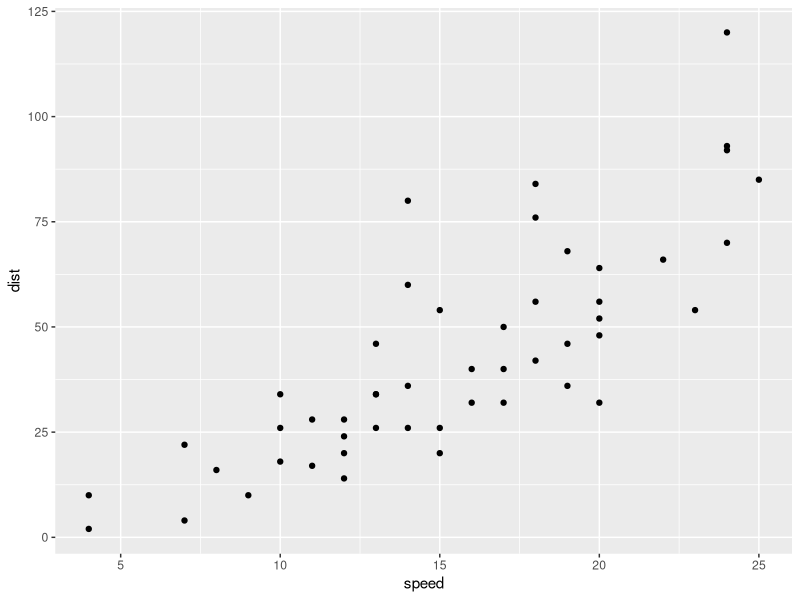
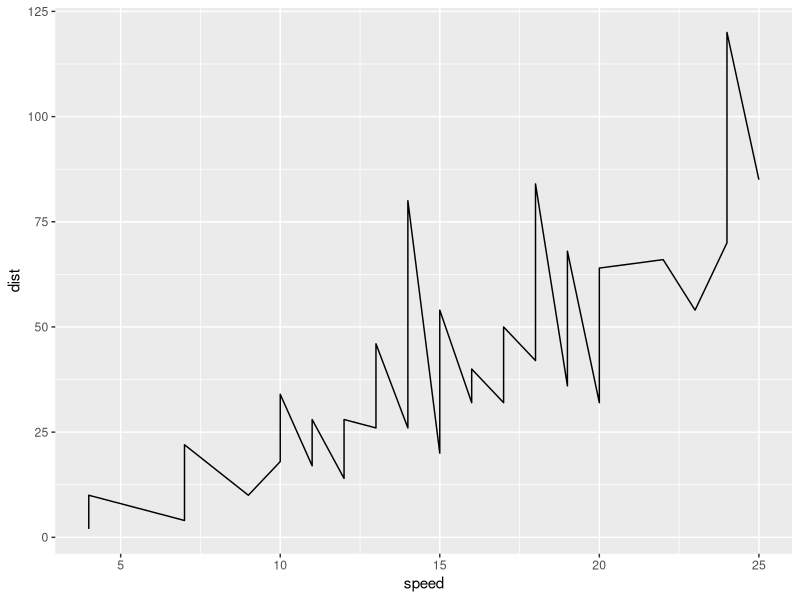
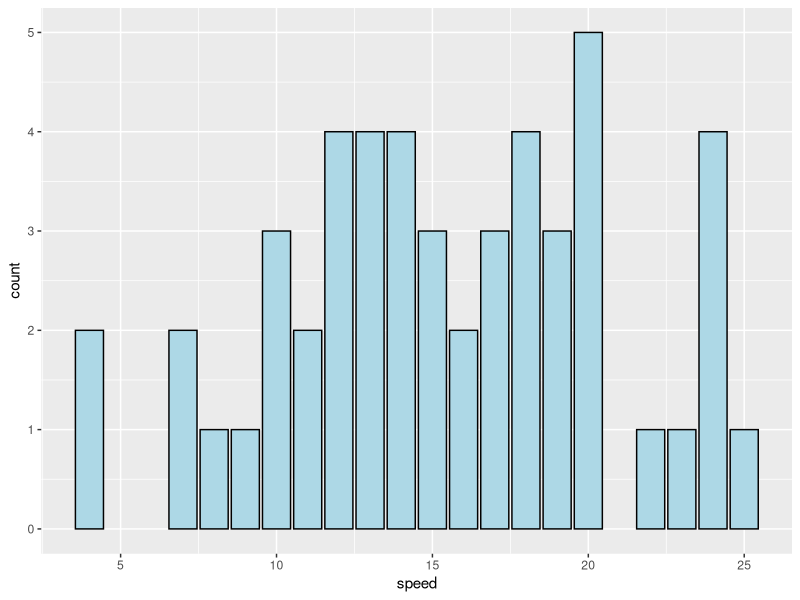
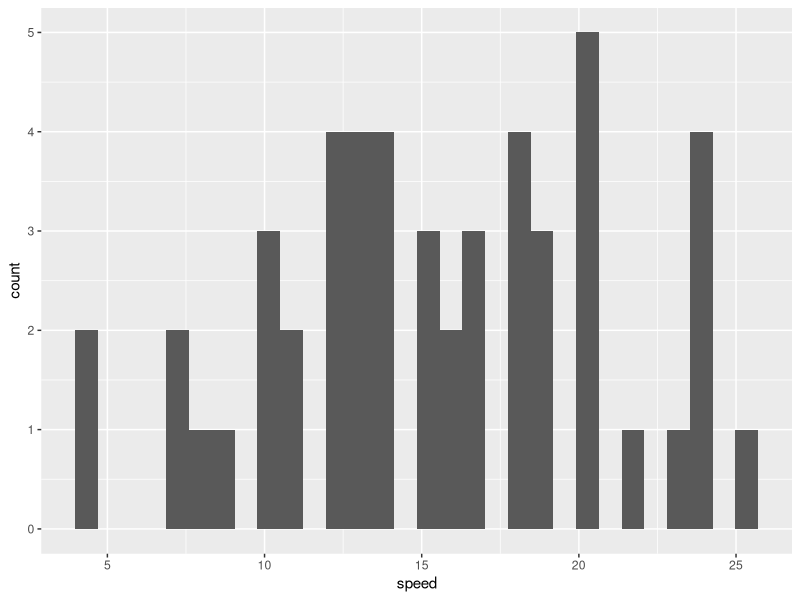

These charts were generated, in order, by the following R code:
## ---- chunk 1
knitr::opts_chunk$set(echo = TRUE)
## ---- chunk 2
library(ggplot2)

cars
ggplot(data=cars, aes(x=speed, y=dist)) + geom_point()
## ---- chunk 3
ggplot(data=cars, aes(x=speed, y=dist)) + geom_line()
## ---- chunk 4
ggplot(data=cars,aes(x=speed))+
  geom_bar(fill="lightblue",colour="black")
## ---- chunk 5
ggplot(data=cars,aes(x=speed))+
  geom_histogram()
